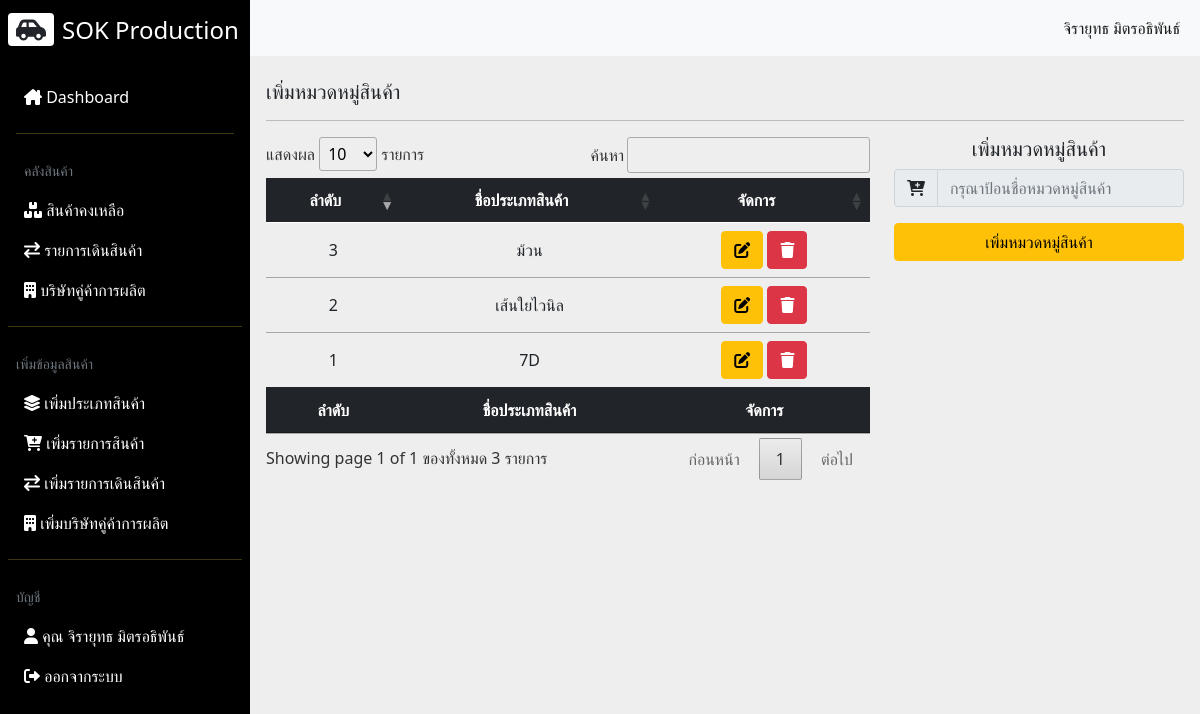
/addCategory.php (signed in), run on an earlier commit of the app's database.
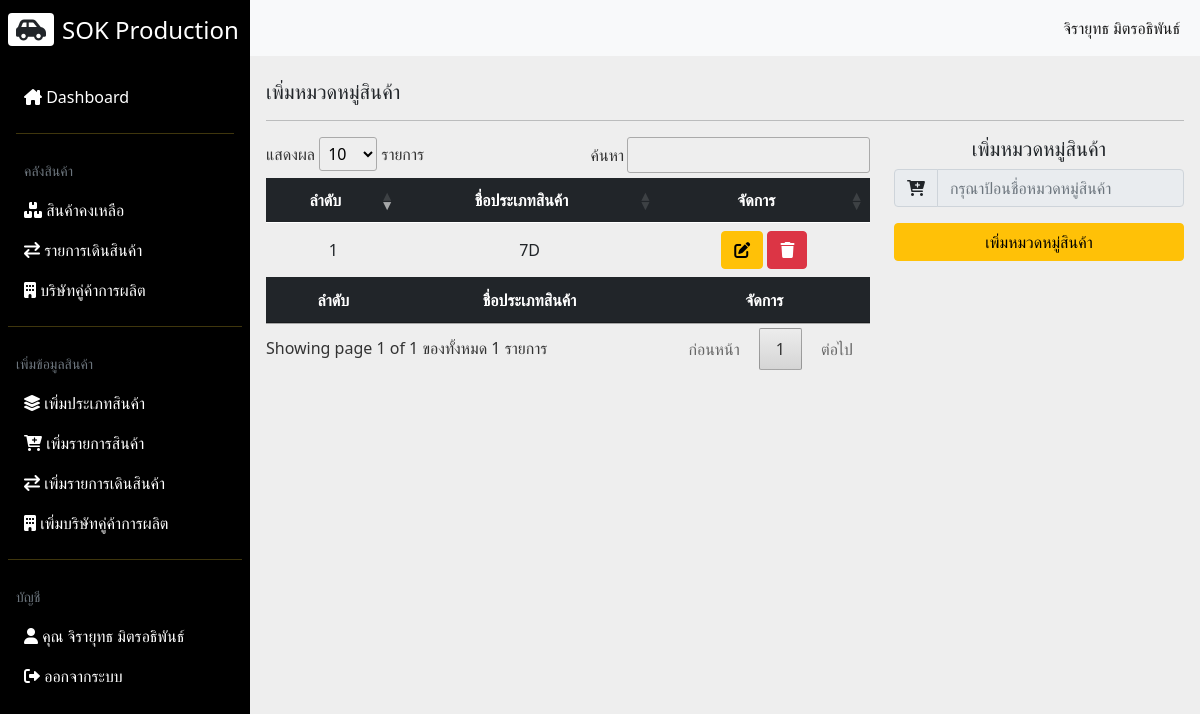
And on a later commit of the database.
### tables this page shows
CREATE TABLE `category` (
  `cate_id` int(11) NOT NULL,
  `cate_name` varchar(255) NOT NULL
);

### addCategory.php (the view, shortened to what this page needs)
<!DOCTYPE html>
<html lang="en">
<head>
  <link rel="stylesheet" href="css/all.min.css">
  <link rel="stylesheet" href="css/fontawesome.min.css">
  <link rel="stylesheet" href="css/bootstrap.min.css">
  <link rel="stylesheet" href="css/styles.css">
  <link rel="stylesheet" href="css/jquery.dataTables.min.css">
</head>
<body>
  <div class="main-container d-flex">
    <?php include("includes/menuNavbar.inc.php"); ?>
    <?php
    if($_SESSION['emp_level'] == 1) {
    ?>
    <div class="content">
      <nav class="navbar navbar-expand-md navbar-light bg-light">
        <div class="container-fluid">
          <div class="collapse navbar-collapse justify-content-end" id="navbarSupportedContent">
            <ul class="navbar-nav mb-2 mb-lg-0">
              <li class="nav-item">
                <a class="nav-link active" aria-current="page" href="#"><?= $_SESSION['emp_fname']; ?> <?= $_SESSION['emp_lname']; ?></a>
              </li>
            </ul>
          </div>
        </div>
      </nav>
      <div class="dashboard-content px-3 pt-4">
        <h2 class="fs-5"> เพิ่มหมวดหมู่สินค้า</h2>
        <hr>
        <div class="col-md-12">
          <div class="row">
            <div class="col-md-8">
              <div class="table-responsive">
                <table class="table align-middle table-hover " id="myTable">
                  <thead class="table-dark">
                    <tr>
                      <th class="text-center">ลำดับ</th>
                      <th class="text-center">ชื่อประเภทสินค้า</th>
                      <th class="text-center">จัดการ</th>
                    </tr>
                  </thead>
                  <tbody id="showcate" class="text-center">
                  <?php
                    include_once('config/db.php');
                    $sql = "SELECT * FROM `category`";
                    $query = mysqli_query($conn, $sql);
                    while($row = mysqli_fetch_array($query)) {
                    ?>
                    <tr id="<?= $row['cate_id']; ?>">
                      <td><?= $row['cate_id']; ?></td>
                      <td data-target="name"><?= $row['cate_name']; ?></td>
                      <td>
                        <a href="#" data-role="update" data-id="<?= $row['cate_id']; ?>" class="btn btn-warning"><i class="fa-solid fa-pen-to-square"></i></a>
                        <a href="#" data-role="delete" data-id="<?= $row['cate_id']; ?>" class="btn btn-danger"><i class="fa-solid fa-trash"></i></a>
                      </td>
                    </tr>
                    <?php } ?>
                  </tbody>
                  <thead class="table-dark">
                    <tr>
                      <th class="text-center">ลำดับ</th>
                      <th class="text-center">ชื่อประเภทสินค้า</th>
                      <th class="text-center">จัดการ</th>
                    </tr>
                  </thead>
                </table>
              </div>
            </div>
            <div class="col-md-4">
              <h2 class="fs-5 text-center"> เพิ่มหมวดหมู่สินค้า</h2>
              <form action="#" method="post" id="frm">
                <div class="input-group mb-3">
                  <span class="input-group-text" id="cate_name"><i class="fa-solid fa-cart-plus"></i></span>
                  <input type="text" class="form-control" id="cate_name_input" placeholder="กรุณาป้อนชื่อหมวดหมู่สินค้า" aria-label="Username" aria-describedby="cate_name">
                </div>
                <div class="d-grid gap-2">
                  <button class="btn btn-warning" id="add_cate">เพิ่มหมวดหมู่สินค้า</button>
                </div>
              </form>
            </div>
          </div>
        </div>
      </div>
    </div>
    <?php } ?>
  </div>
</body>
</html>

What changed in the data, as far as the page shows it:
removed category: cate_id "2", cate_name "เส้นใยไวนิล"
removed category: cate_id "3", cate_name "ม้วน"
Also different on the page:
text written by a page script: "แสดงผล รายการ ค้นหา Showing page 1 of 1 ของทั้งหมด 3 รายการ ก่อนหน้า 1 ต่อไป" → "แสดงผล รายการ ค้นหา Showing page 1 of 1 ของทั้งหมด 1 รายการ ก่อนหน้า 1 ต่อไป"
